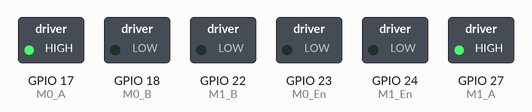
Recording of a program running on a simulated Raspberry Pi (BCM pin numbers). On the bench: switched loads named in the program (green lamp = pin HIGH). At 0.0 s the program stops and its outputs stay as they are.

Above: at 0.1 s.
Timing chart, 0 to 1.5 s (numbered marks = the images above):
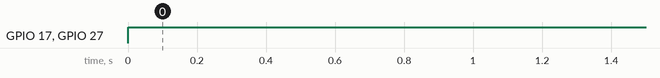

Measured:
- by itself, GPIO 17 (M0_A), GPIO 27 (M1_A): LOW → HIGH at 0.00 s

The program:

Story6et7.py
```python
#Import for RPi
import board
import busio
import adafruit_pca9685
import RPi.GPIO as GPIO
from time import sleep
from adafruit_servokit import ServoKit


# Pins for Motor Driver Inputs

i2c = busio.I2C(board.SCL, board.SDA)
hat = adafruit_pca9685.PCA9685(i2c)
hat.frequency = 50
kit = ServoKit(channels=16)

M0_En = 23   # pin4
M0_A  = 17  # pin11
M0_B  = 18  # pin12

M1_En = 24   # pin4
M1_A  = 27  # pin13
M1_B  = 22  # pin15


def setup():
    GPIO.setmode(GPIO.BCM)  # GPIO Numbering
    GPIO.setup(M0_En, GPIO.OUT)
    GPIO.setup(M0_A,  GPIO.OUT)
    GPIO.setup(M0_B,  GPIO.OUT)
    GPIO.setup(M1_En, GPIO.OUT)
    GPIO.setup(M1_A,  GPIO.OUT)
    GPIO.setup(M1_B,  GPIO.OUT)


def loop():
    motor1GPIO = GPIO.PWM(M0_En, 100)
    motor2GPIO = GPIO.PWM(M1_En, 100)
    motor1GPIO.start(80)
    motor2GPIO.start(80)
    forwards()
    motor1GPIO.start(50)
    motor2GPIO.start(50)
    forwards()
    motor1GPIO.start(30)
    motor2GPIO.start(30)
    forwards()
    motor1GPIO.start(10)
    motor2GPIO.start(10)
    forwards()


# Vehicule forwards
def forwards():

    GPIO.output(M0_A,  GPIO.HIGH)
    GPIO.output(M0_B,  GPIO.LOW)
    #GPIO.output(M0_En, GPIO.HIGH)
    GPIO.output(M1_A,  GPIO.HIGH)
    GPIO.output(M1_B,  GPIO.LOW)
    #GPIO.output(M1_En, GPIO.HIGH)
# Vehicule backwards
def backwards():
    GPIO.output(M0_A,  GPIO.LOW)
    GPIO.output(M0_B,  GPIO.HIGH)
    GPIO.output(M0_En, GPIO.HIGH)
    GPIO.output(M1_A,  GPIO.LOW)
    GPIO.output(M1_B,  GPIO.HIGH)
    GPIO.output(M1_En, GPIO.HIGH)
#setup vitesse
def vitesse():
    motor1GPIO = GPIO.PWM(M0_En, 100)
    motor2GPIO = GPIO.PWM(M1_En, 100)
    motor1GPIO.start(40)
    motor2GPIO.start(40)
# Vehicule stop
def stop():
    GPIO.output(M0_En, GPIO.LOW)
    GPIO.output(M1_En, GPIO.LOW)

def tournerG():
    kit.servo[0].angle =0
    forwards()

def tournerGMur(angle):
    kit.servo[0].angle = angle
    forwards()

def tournerD(angle):
    kit.servo[0].angle = 180
    forwards()

def tournerDMur(angle):
    kit.servo[0].angle = angle
    forwards()

def roueDroite():
    kit.servo[0].angle =90
    forwards()

def tournerGA():
    kit.servo[0].angle =0
    backwards()

def tournerDA():
    kit.servo[0].angle =180
    backwards()
def destroy():
    GPIO.cleanup()

if __name__ == '__main__': # Program starts here

    setup()
    try:
        loop()
    except KeyboardInterrupt:
        stop()

        
```
